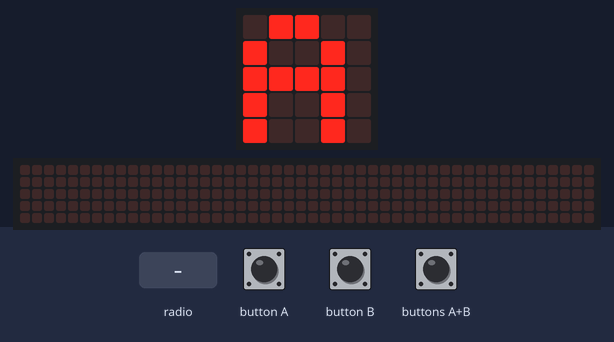
This program was run on a simulated BBC micro:bit running MicroPython. On the bench: the board's 5×5 LED display, a strip that is not on the board, showing the scrolling text unrolled. Inputs (shaded band) come from the test bench. The 48×5 strip is a reading aid, not a part: it shows the text the display is scrolling, unrolled, one strip-width of it at a time.

Above: at 1.2 s.
1.3 s: radio message "Z" arrives
At 1.45 s:
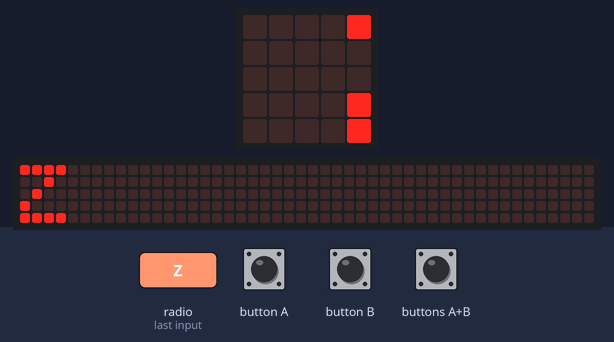
3.7 s: button B pressed for 3.2 s
At 7.6 s:
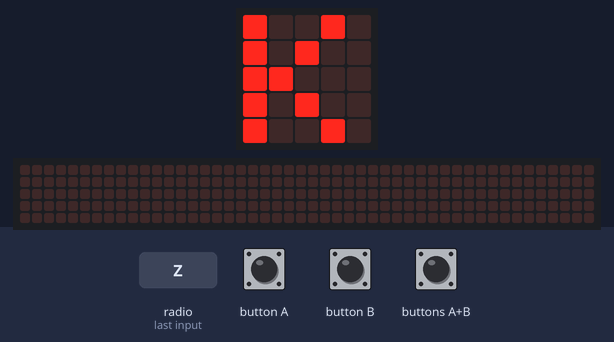
8.4 s: button B pressed for 0.15 s
At 8.8 s:
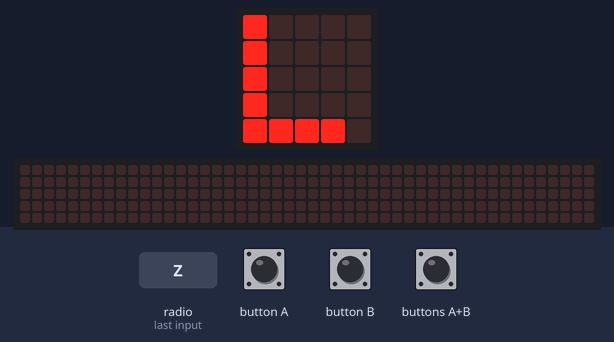
10.0 s: button B pressed for 1 s
At 12.0 s:
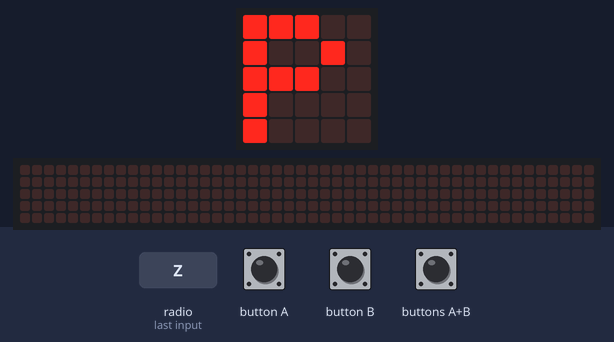
12.5 s: button B pressed for 0.15 s
At 13.1 s:
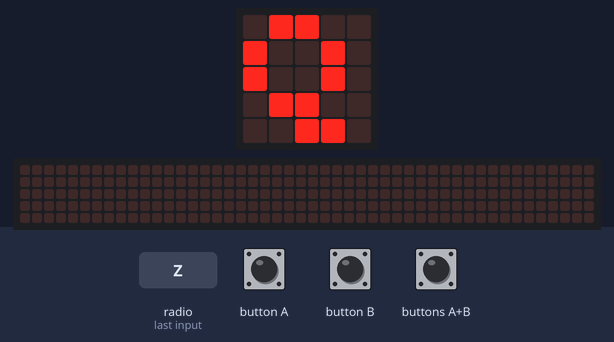
Timing chart, 0 to 15.1 s (numbered marks = the images above; inputs shaded):
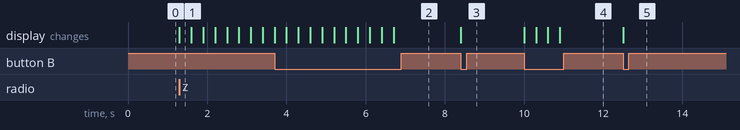

Measured:
- after the input at 1.3 s, the display: changes at once (image 1)
- after the input at 3.7 s, the display: first differs from a run without the input after 0.30 s (image 2 shows a later state)
- after the input at 8.4 s, the display: changes at once (image 3)
- after the input at 10.0 s, the display: first changes at once (image 4 shows a later state)
- after the input at 12.5 s, the display: changes at once (image 5)

The program:

messenger.py
```python
# (licence header left out)
from microbit import *
import radio

message = ''
letter = 'A'
last_press = 0

radio.on()

while True:
    now = running_time()
    if now >= last_press + 300:
        if button_a.is_pressed() and button_b.is_pressed():
            radio.send(message)
            message = ''
            last_press = now
        elif button_b.is_pressed():
            if letter == 'Z':
                letter = ' '
            elif letter == ' ':
                letter = 'A'
            else:
                letter = chr(ord(letter) + 1)
            last_press = now
        elif button_a.is_pressed():
            message += letter
            last_press = now
    received = radio.receive()
    if received:
        display.scroll(received, delay=300)
    else:
        display.show(letter, delay=0)
```
